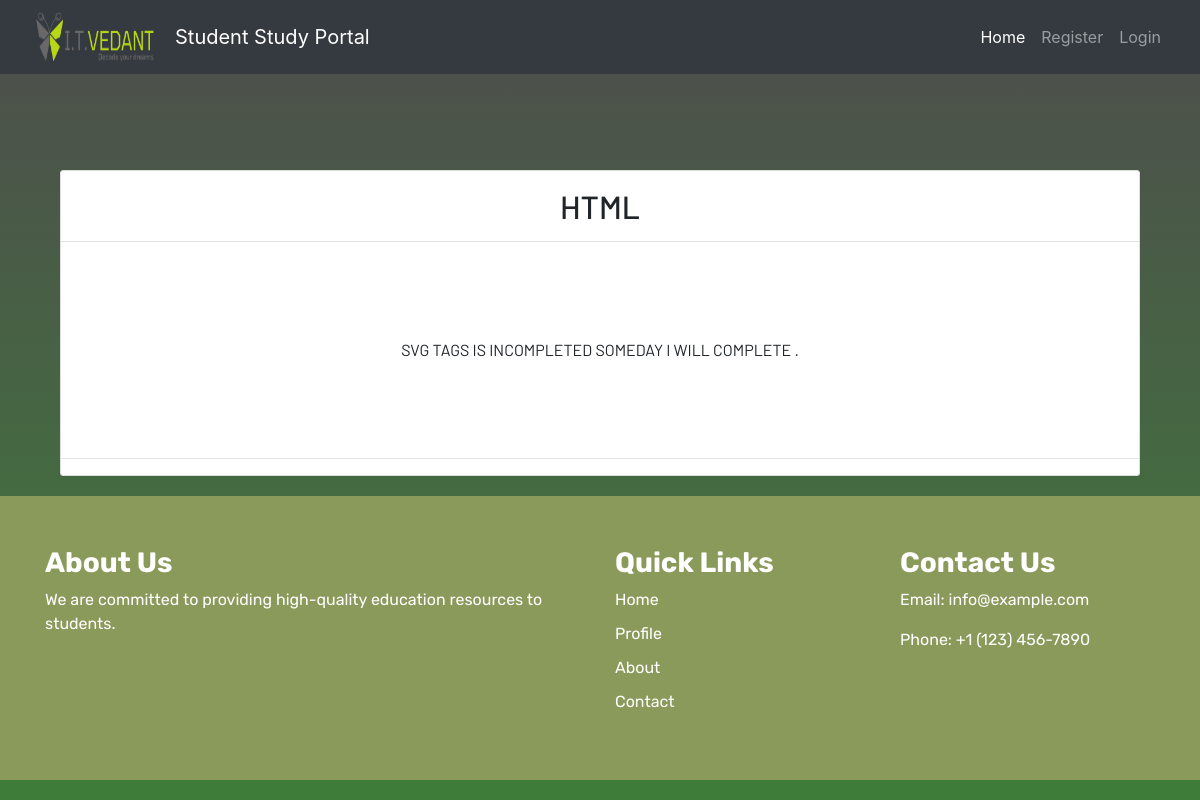
Page /notes_detail/3 on the committed database.
### dashboard/models.py (models this page shows, shortened)
class Notes(models.Model):
    user = models.ForeignKey(User, on_delete=models.CASCADE)
    title = models.CharField(max_length=200)
    description = models.TextField()
    class Meta:
        verbose_name = "notes"
        verbose_name_plural = "notes"

### dashboard/views.py (the view)
# urls.py: path('notes_detail/<int:pk>', views.NotesDetailView.as_view(), name = "notes_detail"),
class NotesDetailView(generic.DetailView):
    model = Notes

### dashboard/templates/dashboard/notes_detail.html
{% extends 'base.html' %}
{% block content %}
<section class='text-center container'>
    <div class="container">
        <div class="content-section p-0 mt-5">
            <div class="m-3">
                <h2>{{notes.title}}</h2>
            </div>
            <hr class="p-0 m-0">
            <p class="description m-5 p-5">
                {{notes.description}}
            </p>
            <hr>
        </div>
    </div>
</section>
{% endblock content %}

### static/css/main.css (style rules this page uses)
html { scroll-behavior: smooth; height: 100%; width: 100%; }
html, body { max-width: 100%; overflow-x: hidden; height: 100%; width: 100%; }
body { background: linear-gradient(rgb(78, 77, 77), rgb(62, 125, 57)); overflow-x: hidden; background-repeat: no-repeat; }
.content-section { background: #ffffff; padding: 10px 20px; border: 1px solid #dddddd; border-radius: 3px; margin-bottom: 20px; }

### rows in the picture
Notes: title "HTML", description "SVG TAGS IS INCOMPLETED SOMEDAY I WILL COMPLETE ."
